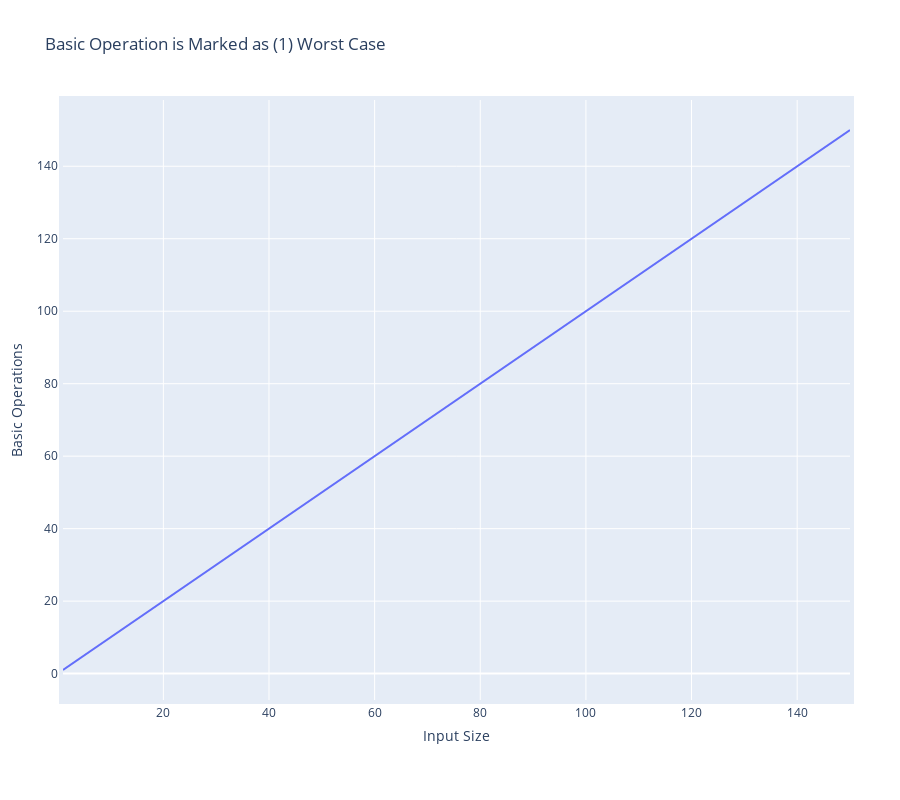

The cell this chart's notebook holds for it:
### Code cell
fig = go.Figure()

fig.add_trace(go.Scatter(x=input_sizes_list, y=input_sizes_list,
                    mode='lines',
                    name='Theoretical Worst Case'))

fig.update_layout(title='Basic Operation is Marked as (1) Worst Case',
                     xaxis_title='Input Size',
                     yaxis_title='Basic Operations')

# change figure size
fig.update_layout(
    autosize=False,
    width=900,
    height=800,
    margin=dict(
        l=50,
        r=50,
        b=100,
        t=100,
        pad=4
    ),
    paper_bgcolor="White",
)

fig.show()

### Figure 1 — Plotly figure (JSON) as saved in the notebook; plotly's stock layout.template omitted (floating-point values rounded to 4 significant figures)
{"data": [{"mode": "lines", "name": "Theoretical Worst Case", "type": "scatter", "x": [1, 5, 10, 20, 30, 40, 50, 60, 70, 80, 90, 100, 110, 120, 130, 140, 150], "y": [1, 5, 10, 20, 30, 40, 50, 60, 70, 80, 90, 100, 110, 120, 130, 140, 150]}], "layout": {"autosize": false, "height": 800, "margin": {"b": 100, "l": 50, "pad": 4, "r": 50, "t": 100}, "paper_bgcolor": "White", "title": {"text": "Basic Operation is Marked as (1) Worst Case"}, "width": 900, "xaxis": {"title": {"text": "Input Size"}}, "yaxis": {"title": {"text": "Basic Operations"}}}}
